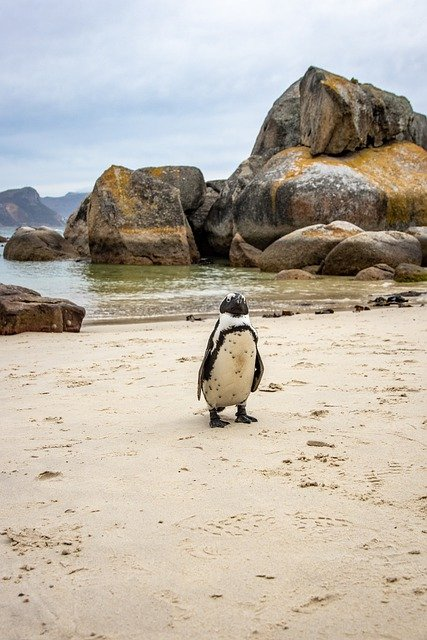
#> input picture example.jpg, 427 x 640 px
$ python 'opencv 102 - pixels.py'
#> lines starting #> are read from the running program, lines starting #| are printed output that depends on the picture; after the words box and inside, x2 and y2 are one past the last pixel; in counts of white or black regions, pixels touching at a corner belong together
import cv2

def show(image, name):
    cv2.imshow("Image show", image)
    cv2.waitKey(0)
#TODO understand the pixels, learn to access the individual pixels
file = "example.jpg"
image = cv2.imread(file)
#> image is the input picture: shape (640, 427, 3); mean B, G, R 168.3, 179.9, 187.8
print(image.shape)
#| (640, 427, 3)
show(image, name="original")

'''Basically, we are getting the first two elements of the tuple, that is containing the shape
of the image along with the color channel. The shape of images has a format of (rows, columns, channels)
it is like 2D matrix of pixels with rows being the height and the columns being the width.'''

height, width = image.shape[:2]
#> height = 640; width = 427
print(f"The height of the image is: {height} and the width is: {width}")
#| The height of the image is: 640 and the width is: 427

'''We can get the individual pixel values of the pexels simply using the indexing of accesing the
2D array. To get the first pixel of the image that is top left, we index as follows: image[0,0] is
equal to saying image[0][0]. These are same and will return the pixel at 0,0.'''

print(f"The pixel value at image[0,0] is: {image[0,0]}")
#| The pixel value at image[0,0] is: [231 209 198]

'''So we get a tuple with 3 values, these are the values of three colors that make up that pixel. (x,y,z) if, then x
is the intensity of color Blue, y is for green and z is for red. Keep in mind, the open cv follows the BGR color scheme
 not the RGB color scheme. So the returned tuple contains the individual color intensities for BGR.'''
'''If we can get the pixel values, we can also change the pixel intensities. The thing here is that, it is like
changing the value of an array at a particular index.
`image[row, col]` gives you the particular box in the matrix of pixels, and set it to a tuple
because, we have to provide the value for all three colors.
`image[row, col] = (B,G,R)`

A small point to consider here:
(0,0,255) -> red. we can read this tuple as, 0 intensity for B, 0 for G and 255 for R.
(0,255,0) - Green and (255,0,0) is Blue. the combinations of various intensities of these three colors between 0-255
gives us all the colors that we need. That is the reason Blue , Red and Green are known as Primary colors.
'''
#TODO change the pixel values
image[0,0] = (255,0,0)
#> image: shape (640, 427, 3); under 0.01% of pixels changed, all inside (x1, y1, x2, y2) = (0, 0, 1, 1)
'''After this assignment, now if we check the value of the pixels at the image[0,0], we should get the tuple, we assigned
to image[0,0]'''

print(f"The tuple after change: {image[0,0]}")
#| The tuple after change: [255   0   0]
'''`The tuple after change: [255   0   0]`'''
#TODO Assigning the same value - idea of masking - same values
'''we can choose a range of pixels of subsection of an image using split'''
image[0:150, 0:150] = (255,0,0) ## this portion will become blue of the image
cv2.imshow("changed image",image)
cv2.waitKey(0)
image[150:250, 150:250] = (255,155,0) ## this portion will become blue of the image
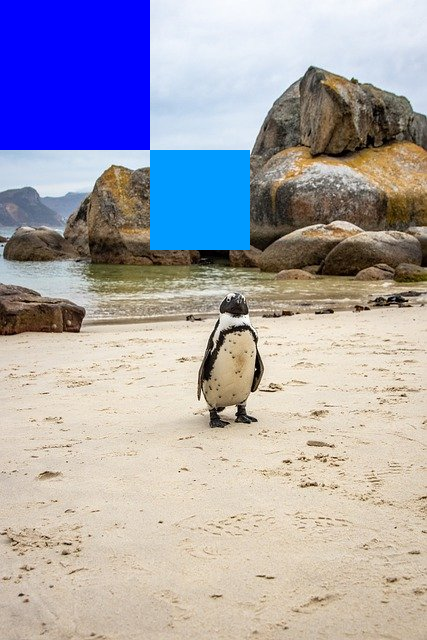
#> image: shape (640, 427, 3); mean B, G, R 175.8, 164.1, 167.5
cv2.imshow("changed image",image)
cv2.waitKey(0)
#TODO crop the images by selecting the range of pixels
'''In the same split fashion, we can crop an image using this split method.'''
# 640 = height, 427 is width
center_row, center_col = 640//2, 427//2
# print(centerX, centerY)
upper_left = image[0:center_row, 0:center_col]
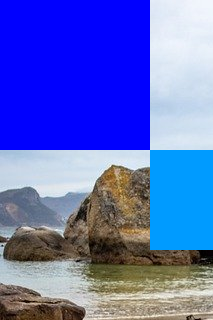
#> upper_left: shape (320, 213, 3); mean B, G, R 196.7, 105.5, 91.2
lower_right = image[center_row:, center_col:]
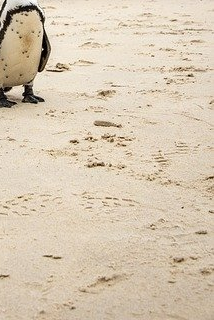
#> lower_right: shape (320, 214, 3); mean B, G, R 178.9, 200.6, 215.7
lower_left = image[center_row:, :center_col]
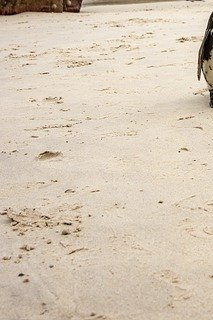
#> lower_left: shape (320, 213, 3); mean B, G, R 182.4, 200.7, 214.8
show(upper_left, name="upper_left")
show(lower_right, name="lower right")
show(lower_left, name="lower left")
#TODO: cv follows bgr not the rgb values

'''This is how we play with pixel values in an image.'''
